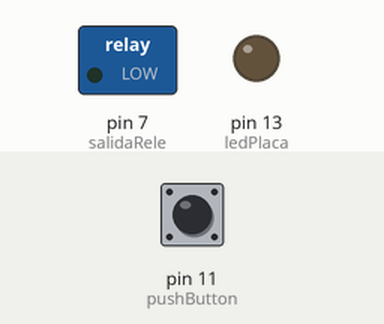
Recording of a sketch running on a simulated Arduino Uno, built with avr-gcc and run on an emulated ATmega328P. On the bench: switched loads named in the sketch (green lamp = pin HIGH), output pins drawn as LEDs (lit = HIGH). The test bench sets the inputs (shaded band); at power-on: pin 11 (pushButton) LOW.

Above: at 1.2 s.
1.3 s: pin 11 (pushButton) pulled HIGH for 0.15 s
At 1.37 s:
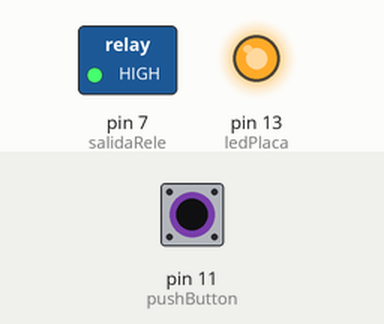
2.9 s: pin 11 (pushButton) pulled HIGH for 3.2 s
At 6.8 s:
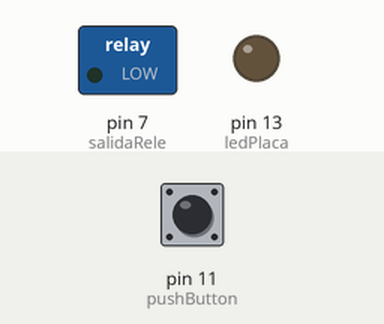
Timing chart, 0 to 8.3 s (numbered marks = the images above; inputs shaded):
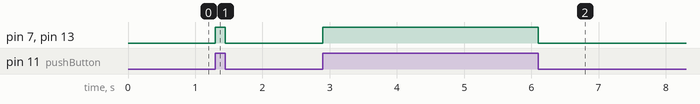

Measured:
- after the input at 1.3 s, pin 7 (salidaRele), pin 13 (ledPlaca): LOW → HIGH at once, → LOW 0.15 s later
- after the input at 2.9 s, pin 7 (salidaRele), pin 13 (ledPlaca): LOW → HIGH at once, → LOW 3.2 s later

The sketch:

relevador.ino
```cpp
#define salidaRele 7
#define pushButton 11
#define ledPlaca LED_BUILTIN
int statusButton = 0;

void setup()
{
  pinMode(salidaRele, OUTPUT);
  pinMode(pushButton, INPUT);
  pinMode(ledPlaca, OUTPUT);
}

void loop()
{
  statusButton = digitalRead(pushButton);
  if(statusButton == HIGH)
  {
    digitalWrite(salidaRele, HIGH);
    digitalWrite(ledPlaca, HIGH);
  }
  else
  {
    digitalWrite(salidaRele, LOW);
    digitalWrite(ledPlaca, LOW);
  }
}
```
